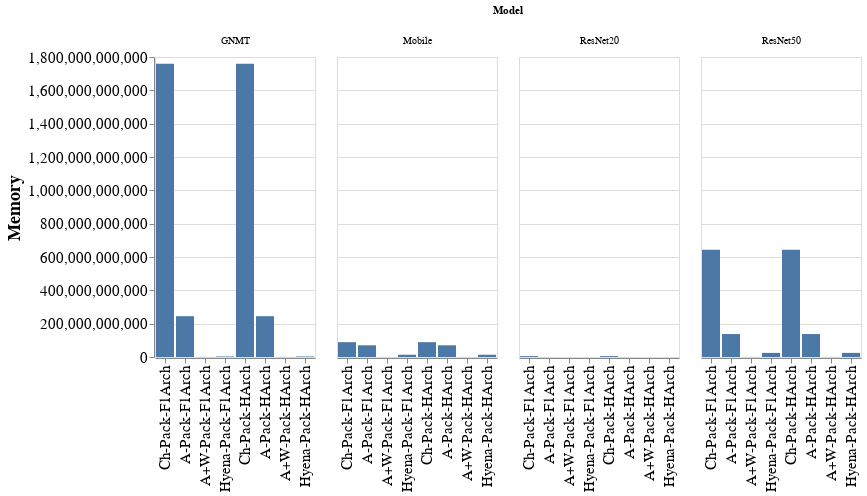

Notebook source saved alongside this figure:
### Markdown cell above
# Other Metrics

### Code cell
temp_dd = []
SCALE = 1e9


for cnn_name, data in [("ResNet50",data_resnet), ("Mobile",data_mobile), ("GNMT",data_gnmt),("ResNet20",data_resnet20)]:
    for model in data:
        if 'ngraph' in model[0]:
            continue
        if 'plus' in model[0]:
            continue
#         if 'hyena' not in model[2]:
#             continue
#         if 'hyena' not in model[0] and 'epic' not in model[0]:
#             continue
        for layer in data[model]:
                temp_dd.append([
                    cnn_name,
                    replace_strings["_".join(model[:-1])],
                    data[model][layer]['Layer'],
                    int(data[model][layer]['Chiplet']['Memory'])
                ])
                        
df_dd = pd.DataFrame(temp_dd, columns=['Model', 'Config', 'Layer', 'Memory'])
# df_l = df_temp[df_temp['Layer'] == 'CONV 2 1 2']
# df_l = df_temp[df_temp['Layer'] == 'CONV 2 1 Residual']
dd = df_dd.groupby(['Model', 'Config']).sum().reset_index()


alt.Chart(dd).mark_bar().encode(
    x=alt.X('Config', axis=alt.Axis(title=None), sort=order_string),
    y=alt.Y('Memory'),
    column=alt.Column('Model')
).configure_axis(
    labelFontSize=15,
    titleFontSize=18
).configure_legend(
    labelFontSize=15,
    titleFontSize=18
).display()

print(df_dd.groupby(['Model', 'Config']).sum().reset_index())

### Figure 1 — Vega-Lite specification as saved in the notebook (floating-point values rounded to 4 significant figures)
{"config": {"view": {"continuousWidth": 400, "continuousHeight": 300}, "axis": {"labelFontSize": 15, "titleFontSize": 18}, "legend": {"labelFontSize": 15, "titleFontSize": 18}}, "data": {"name": "data-f9962e87c0ae18d7bccdd90e99e65ba1"}, "mark": "bar", "encoding": {"column": {"field": "Model", "type": "nominal"}, "x": {"axis": {"title": null}, "field": "Config", "sort": ["Ch-Pack-F1Arch", "A-Pack-F1Arch", "A+W-Pack-F1Arch", "Hyena-Pack-F1Arch", "Ch-Pack-HArch", "A-Pack-HArch", "A+W-Pack-HArch", "Hyena-Pack-HArch"], "type": "nominal"}, "y": {"field": "Memory", "type": "quantitative"}}, "$schema": "https://vega.github.io/schema/vega-lite/v4.17.0.json", "datasets": {"data-f9962e87c0ae18d7bccdd90e99e65ba1": [{"Model": "GNMT", "Config": "A+W-Pack-F1Arch", "Memory": 508751872}, {"Model": "GNMT", "Config": "A+W-Pack-HArch", "Memory": 508751872}, {"Model": "GNMT", "Config": "A-Pack-F1Arch", "Memory": 244841447424}, {"Model": "GNMT", "Config": "A-Pack-HArch", "Memory": 244841447424}, {"Model": "GNMT", "Config": "Ch-Pack-F1Arch", "Memory": 1759915278336}, {"Model": "GNMT", "Config": "Ch-Pack-HArch", "Memory": 1759915278336}, {"Model": "GNMT", "Config": "Hyena-Pack-F1Arch", "Memory": 3065741312}, {"Model": "GNMT", "Config": "Hyena-Pack-HArch", "Memory": 3065741312}, {"Model": "Mobile", "Config": "A+W-Pack-F1Arch", "Memory": 339528704}, {"Model": "Mobile", "Config": "A+W-Pack-HArch", "Memory": 339528704}, {"Model": "Mobile", "Config": "A-Pack-F1Arch", "Memory": 70425006080}, {"Model": "Mobile", "Config": "A-Pack-HArch", "Memory": 70425006080}, {"Model": "Mobile", "Config": "Ch-Pack-F1Arch", "Memory": 89008173056}, {"Model": "Mobile", "Config": "Ch-Pack-HArch", "Memory": 89008173056}, {"Model": "Mobile", "Config": "Hyena-Pack-F1Arch", "Memory": 13505229824}, {"Model": "Mobile", "Config": "Hyena-Pack-HArch", "Memory": 13505229824}, {"Model": "ResNet20", "Config": "A+W-Pack-F1Arch", "Memory": 33017856}, {"Model": "ResNet20", "Config": "A+W-Pack-HArch", "Memory": 33017856}, {"Model": "ResNet20", "Config": "A-Pack-F1Arch", "Memory": 280211456}, {"Model": "ResNet20", "Config": "A-Pack-HArch", "Memory": 280211456}, {"Model": "ResNet20", "Config": "Ch-Pack-F1Arch", "Memory": 5213396992}, {"Model": "ResNet20", "Config": "Ch-Pack-HArch", "Memory": 5213396992}, {"Model": "ResNet20", "Config": "Hyena-Pack-F1Arch", "Memory": 33843200}, {"Model": "ResNet20", "Config": "Hyena-Pack-HArch", "Memory": 33843200}, {"Model": "ResNet50", "Config": "A+W-Pack-F1Arch", "Memory": 556179456}, {"Model": "ResNet50", "Config": "A+W-Pack-HArch", "Memory": 556179456}, {"Model": "ResNet50", "Config": "A-Pack-F1Arch", "Memory": 137699864576}, {"Model": "ResNet50", "Config": "A-Pack-HArch", "Memory": 137699864576}, {"Model": "ResNet50", "Config": "Ch-Pack-F1Arch", "Memory": 642879950848}, {"Model": "ResNet50", "Config": "Ch-Pack-HArch", "Memory": 642879950848}, {"Model": "ResNet50", "Config": "Hyena-Pack-F1Arch", "Memory": 24708077568}, {"Model": "ResNet50", "Config": "Hyena-Pack-HArch", "Memory": 24708077568}]}}
